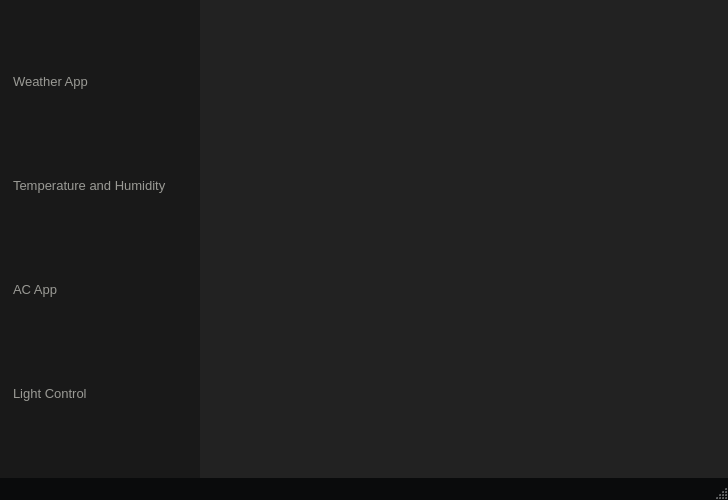
<?xml version="1.0" encoding="UTF-8"?>
<ui version="4.0">
 <class>MainWindow</class>
 <widget class="QMainWindow" name="MainWindow">
  <property name="windowModality">
   <enum>Qt::NonModal</enum>
  </property>
  <property name="geometry">
   <rect>
    <x>0</x>
    <y>0</y>
    <width>728</width>
    <height>500</height>
   </rect>
  </property>
  <property name="minimumSize">
   <size>
    <width>500</width>
    <height>400</height>
   </size>
  </property>
  <property name="maximumSize">
   <size>
    <width>900</width>
    <height>500</height>
   </size>
  </property>
  <property name="mouseTracking">
   <bool>true</bool>
  </property>
  <property name="windowTitle">
   <string>MainWindow</string>
  </property>
  <property name="windowIcon">
   <iconset theme="computer">
    <normaloff>.</normaloff>.</iconset>
  </property>
  <property name="windowOpacity">
   <double>1.000000000000000</double>
  </property>
  <property name="animated">
   <bool>true</bool>
  </property>
  <widget class="QWidget" name="centralwidget">
   <property name="minimumSize">
    <size>
     <width>727</width>
     <height>225</height>
    </size>
   </property>
   <property name="styleSheet">
    <string notr="true">background-color: rgb(0, 0, 0);</string>
   </property>
   <layout class="QHBoxLayout" name="horizontalLayout_5">
    <property name="spacing">
     <number>0</number>
    </property>
    <property name="leftMargin">
     <number>0</number>
    </property>
    <property name="topMargin">
     <number>0</number>
    </property>
    <property name="rightMargin">
     <number>0</number>
    </property>
    <property name="bottomMargin">
     <number>0</number>
    </property>
    <item>
     <widget class="QFrame" name="Body">
      <property name="styleSheet">
       <string notr="true"/>
      </property>
      <property name="frameShape">
       <enum>QFrame::NoFrame</enum>
      </property>
      <property name="frameShadow">
       <enum>QFrame::Raised</enum>
      </property>
      <layout class="QHBoxLayout" name="horizontalLayout" stretch="0,0">
       <property name="spacing">
        <number>0</number>
       </property>
       <property name="leftMargin">
        <number>0</number>
       </property>
       <property name="topMargin">
        <number>0</number>
       </property>
       <property name="rightMargin">
        <number>0</number>
       </property>
       <property name="bottomMargin">
        <number>0</number>
       </property>
       <item>
        <widget class="QFrame" name="leftMenu">
         <property name="minimumSize">
          <size>
           <width>43</width>
           <height>0</height>
          </size>
         </property>
         <property name="maximumSize">
          <size>
           <width>200</width>
           <height>16777215</height>
          </size>
         </property>
         <property name="styleSheet">
          <string notr="true">background-color: rgb(25, 25, 25);</string>
         </property>
         <property name="frameShape">
          <enum>QFrame::NoFrame</enum>
         </property>
         <property name="frameShadow">
          <enum>QFrame::Raised</enum>
         </property>
         <layout class="QVBoxLayout" name="verticalLayout_4" stretch="0">
          <property name="spacing">
           <number>0</number>
          </property>
          <property name="leftMargin">
           <number>0</number>
          </property>
          <property name="topMargin">
           <number>0</number>
          </property>
          <property name="rightMargin">
           <number>0</number>
          </property>
          <property name="bottomMargin">
           <number>0</number>
          </property>
          <item>
           <widget class="QFrame" name="aframe">
            <property name="minimumSize">
             <size>
              <width>200</width>
              <height>225</height>
             </size>
            </property>
            <property name="frameShape">
             <enum>QFrame::NoFrame</enum>
            </property>
            <property name="frameShadow">
             <enum>QFrame::Raised</enum>
            </property>
            <layout class="QVBoxLayout" name="verticalLayout_3">
             <property name="spacing">
              <number>0</number>
             </property>
             <property name="leftMargin">
              <number>0</number>
             </property>
             <property name="topMargin">
              <number>0</number>
             </property>
             <property name="rightMargin">
              <number>0</number>
             </property>
             <property name="bottomMargin">
              <number>0</number>
             </property>
             <item>
              <widget class="QPushButton" name="btn_page_2">
               <property name="minimumSize">
                <size>
                 <width>200</width>
                 <height>45</height>
                </size>
               </property>
               <property name="maximumSize">
                <size>
                 <width>200</width>
                 <height>45</height>
                </size>
               </property>
               <property name="font">
                <font>
                 <pointsize>10</pointsize>
                 <bold>false</bold>
                </font>
               </property>
               <property name="styleSheet">
                <string notr="true">QPushButton {
	background-color: rgb(25, 25, 25);
	color: rgb(154, 154, 149);
	border: none;
	border-left: 3px solid rgb(25, 25, 25);
	text-align: left;
	padding-left: 10px;
}

QPushButton:hover {
	border-left: 3px solid rgb(255, 85, 0);
	background-color: rgb(18, 18, 18);
}

QPushButton:pressed {
	background-color: rgb(0, 0, 0);
}

</string>
               </property>
               <property name="text">
                <string>Weather App</string>
               </property>
               <property name="iconSize">
                <size>
                 <width>25</width>
                 <height>25</height>
                </size>
               </property>
              </widget>
             </item>
             <item>
              <widget class="QPushButton" name="btn_page_3">
               <property name="minimumSize">
                <size>
                 <width>200</width>
                 <height>45</height>
                </size>
               </property>
               <property name="maximumSize">
                <size>
                 <width>200</width>
                 <height>45</height>
                </size>
               </property>
               <property name="font">
                <font>
                 <pointsize>10</pointsize>
                 <bold>false</bold>
                </font>
               </property>
               <property name="styleSheet">
                <string notr="true">QPushButton {
	background-color: rgb(25, 25, 25);
	color: rgb(154, 154, 149);
	border: none;
	border-left: 3px solid rgb(25, 25, 25);
	text-align: left;
	padding-left: 10px;
}

QPushButton:hover {
	border-left: 3px solid rgb(255, 85, 0);
	background-color: rgb(18, 18, 18);
}

QPushButton:pressed {
	background-color: rgb(0, 0, 0);
}

</string>
               </property>
               <property name="text">
                <string>Temperature and Humidity</string>
               </property>
               <property name="iconSize">
                <size>
                 <width>25</width>
                 <height>25</height>
                </size>
               </property>
              </widget>
             </item>
             <item>
              <widget class="QPushButton" name="btn_page_4">
               <property name="minimumSize">
                <size>
                 <width>200</width>
                 <height>45</height>
                </size>
               </property>
               <property name="maximumSize">
                <size>
                 <width>200</width>
                 <height>45</height>
                </size>
               </property>
               <property name="font">
                <font>
                 <pointsize>10</pointsize>
                 <bold>false</bold>
                </font>
               </property>
               <property name="styleSheet">
                <string notr="true">QPushButton {
	background-color: rgb(25, 25, 25);
	color: rgb(154, 154, 149);
	border: none;
	border-left: 3px solid rgb(25, 25, 25);
	text-align: left;
	padding-left: 10px;
}

QPushButton:hover {
	border-left: 3px solid rgb(255, 85, 0);
	background-color: rgb(18, 18, 18);
}

QPushButton:pressed {
	background-color: rgb(0, 0, 0);
}

</string>
               </property>
               <property name="text">
                <string>AC App</string>
               </property>
               <property name="iconSize">
                <size>
                 <width>24</width>
                 <height>24</height>
                </size>
               </property>
              </widget>
             </item>
             <item>
              <widget class="QPushButton" name="btn_page_5">
               <property name="minimumSize">
                <size>
                 <width>200</width>
                 <height>45</height>
                </size>
               </property>
               <property name="maximumSize">
                <size>
                 <width>200</width>
                 <height>45</height>
                </size>
               </property>
               <property name="font">
                <font>
                 <pointsize>10</pointsize>
                 <bold>false</bold>
                </font>
               </property>
               <property name="styleSheet">
                <string notr="true">QPushButton {
	background-color: rgb(25, 25, 25);
	color: rgb(154, 154, 149);
	border: none;
	border-left: 3px solid rgb(25, 25, 25);
	text-align: left;
	padding-left: 10px;
}

QPushButton:hover {
	border-left: 3px solid rgb(255, 85, 0);
	background-color: rgb(18, 18, 18);
}

QPushButton:pressed {
	background-color: rgb(0, 0, 0);
}

</string>
               </property>
               <property name="text">
                <string>Light Control</string>
               </property>
               <property name="iconSize">
                <size>
                 <width>25</width>
                 <height>25</height>
                </size>
               </property>
              </widget>
             </item>
            </layout>
           </widget>
          </item>
         </layout>
        </widget>
       </item>
       <item>
        <widget class="QFrame" name="Container">
         <property name="styleSheet">
          <string notr="true">background-color: rgb(34, 34, 34);</string>
         </property>
         <property name="frameShape">
          <enum>QFrame::NoFrame</enum>
         </property>
         <property name="frameShadow">
          <enum>QFrame::Raised</enum>
         </property>
         <layout class="QVBoxLayout" name="verticalLayout_8">
          <item>
           <widget class="QStackedWidget" name="stackedWidget">
            <property name="frameShape">
             <enum>QFrame::NoFrame</enum>
            </property>
            <property name="lineWidth">
             <number>0</number>
            </property>
            <property name="midLineWidth">
             <number>0</number>
            </property>
            <property name="currentIndex">
             <number>4</number>
            </property>
            <widget class="QWidget" name="page_2">
             <layout class="QVBoxLayout" name="verticalLayout_6">
              <property name="spacing">
               <number>0</number>
              </property>
              <property name="leftMargin">
               <number>0</number>
              </property>
              <property name="topMargin">
               <number>0</number>
              </property>
              <property name="rightMargin">
               <number>0</number>
              </property>
              <property name="bottomMargin">
               <number>0</number>
              </property>
              <item>
               <widget class="QWidget" name="widget_3" native="true">
                <layout class="QVBoxLayout" name="verticalLayout_2">
                 <item>
                  <widget class="QLabel" name="label_5">
                   <property name="text">
                    <string>&lt;html&gt;&lt;head/&gt;&lt;body&gt;&lt;p align=&quot;center&quot;&gt;&lt;span style=&quot; font-size:18pt; font-weight:700; font-style:italic; text-decoration: underline; color:#ffffff;&quot;&gt;SMART HOME AUTOMATION&lt;/span&gt;&lt;/p&gt;&lt;/body&gt;&lt;/html&gt;</string>
                   </property>
                  </widget>
                 </item>
                </layout>
               </widget>
              </item>
             </layout>
            </widget>
            <widget class="QWidget" name="page_6">
             <layout class="QHBoxLayout" name="horizontalLayout_2"/>
            </widget>
            <widget class="QWidget" name="page_3">
             <layout class="QHBoxLayout" name="horizontalLayout_3">
              <item>
               <widget class="QWidget" name="widget_2" native="true">
                <layout class="QHBoxLayout" name="horizontalLayout_6"/>
               </widget>
              </item>
             </layout>
            </widget>
            <widget class="QWidget" name="page_4">
             <layout class="QHBoxLayout" name="horizontalLayout_4">
              <item>
               <widget class="QWidget" name="widget" native="true">
                <layout class="QHBoxLayout" name="horizontalLayout_7">
                 <item>
                  <widget class="QLabel" name="label">
                   <property name="text">
                    <string>TextLabel</string>
                   </property>
                  </widget>
                 </item>
                </layout>
               </widget>
              </item>
             </layout>
            </widget>
            <widget class="QWidget" name="page_5">
             <layout class="QVBoxLayout" name="verticalLayout_7">
              <item>
               <widget class="QWidget" name="widget_5" native="true">
                <layout class="QVBoxLayout" name="verticalLayout_5"/>
               </widget>
              </item>
             </layout>
            </widget>
           </widget>
          </item>
         </layout>
        </widget>
       </item>
      </layout>
     </widget>
    </item>
   </layout>
  </widget>
  <widget class="QStatusBar" name="statusbar">
   <property name="styleSheet">
    <string notr="true">QStatusBar {
	background-color: rgb(10, 11, 12);
}</string>
   </property>
  </widget>
 </widget>
 <resources>
  <include location="resources.qrc"/>
 </resources>
 <connections/>
</ui>
